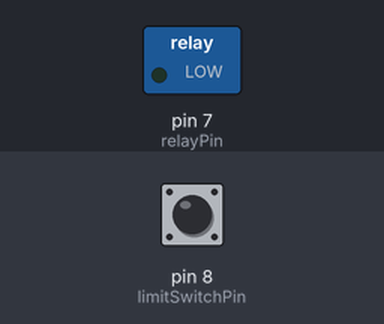
A sketch run on a simulated Arduino Uno, built with avr-gcc and run on an emulated ATmega328P. Shown: switched loads named in the sketch (green lamp = pin HIGH). The inputs (shaded band) are chosen by the test bench; at power-on: pin 8 (limitSwitchPin) HIGH.

Above: at 1.2 s.
1.3 s: pin 8 (limitSwitchPin) pulled LOW for 0.15 s
At 2.5 s:
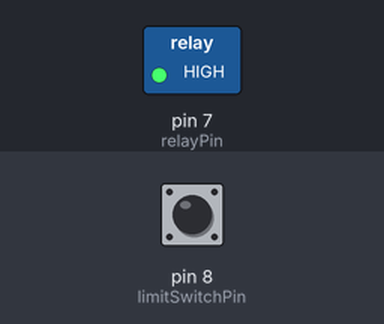
2.9 s: pin 8 (limitSwitchPin) pulled LOW for 1 s
At 3.7 s:
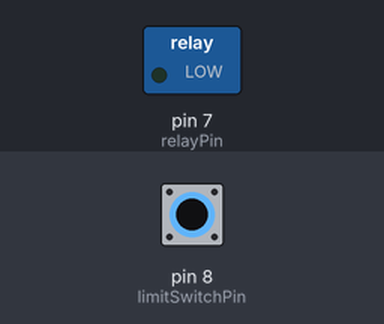
5.4 s: pin 8 (limitSwitchPin) pulled LOW for 3.2 s
At 6.8 s:
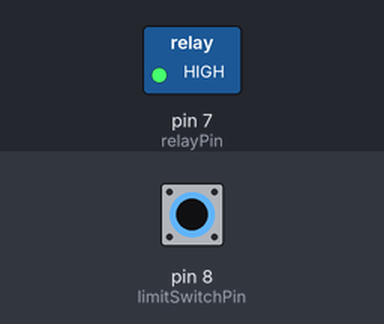
Timing chart, 0 to 8.4 s (numbered marks = the images above; inputs shaded):
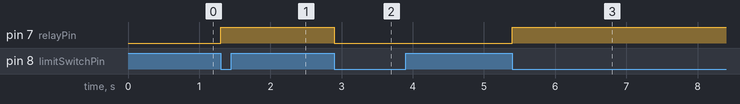

Measured:
- after the input at 1.3 s, pin 7 (relayPin): LOW → HIGH at once
- after the input at 2.9 s, pin 7 (relayPin): HIGH → LOW at once
- after the input at 5.4 s, pin 7 (relayPin): LOW → HIGH at once

The sketch:

Relay_Control.ino
```cpp
const int limitSwitchPin = 8;  // Limit switch connected to pin 2
const int relayPin = 7;        // Relay module connected to pin 8

bool relayState = false;       // Stores the current state of the relay
bool lastSwitchState = HIGH;   // Stores the last state of the switch

void setup() {
  pinMode(limitSwitchPin, INPUT_PULLUP);  // Use internal pull-up resistor
  pinMode(relayPin, OUTPUT);
  digitalWrite(relayPin, relayState);  // Initialize relay state
}

void loop() {
  bool currentSwitchState = digitalRead(limitSwitchPin);

  // Detect falling edge (press)
  if (lastSwitchState == HIGH && currentSwitchState == LOW) {
    relayState = !relayState;  // Toggle relay state
    digitalWrite(relayPin, relayState);
    delay(50); // Debounce delay
  }

  lastSwitchState = currentSwitchState; // Update switch state
}
```
